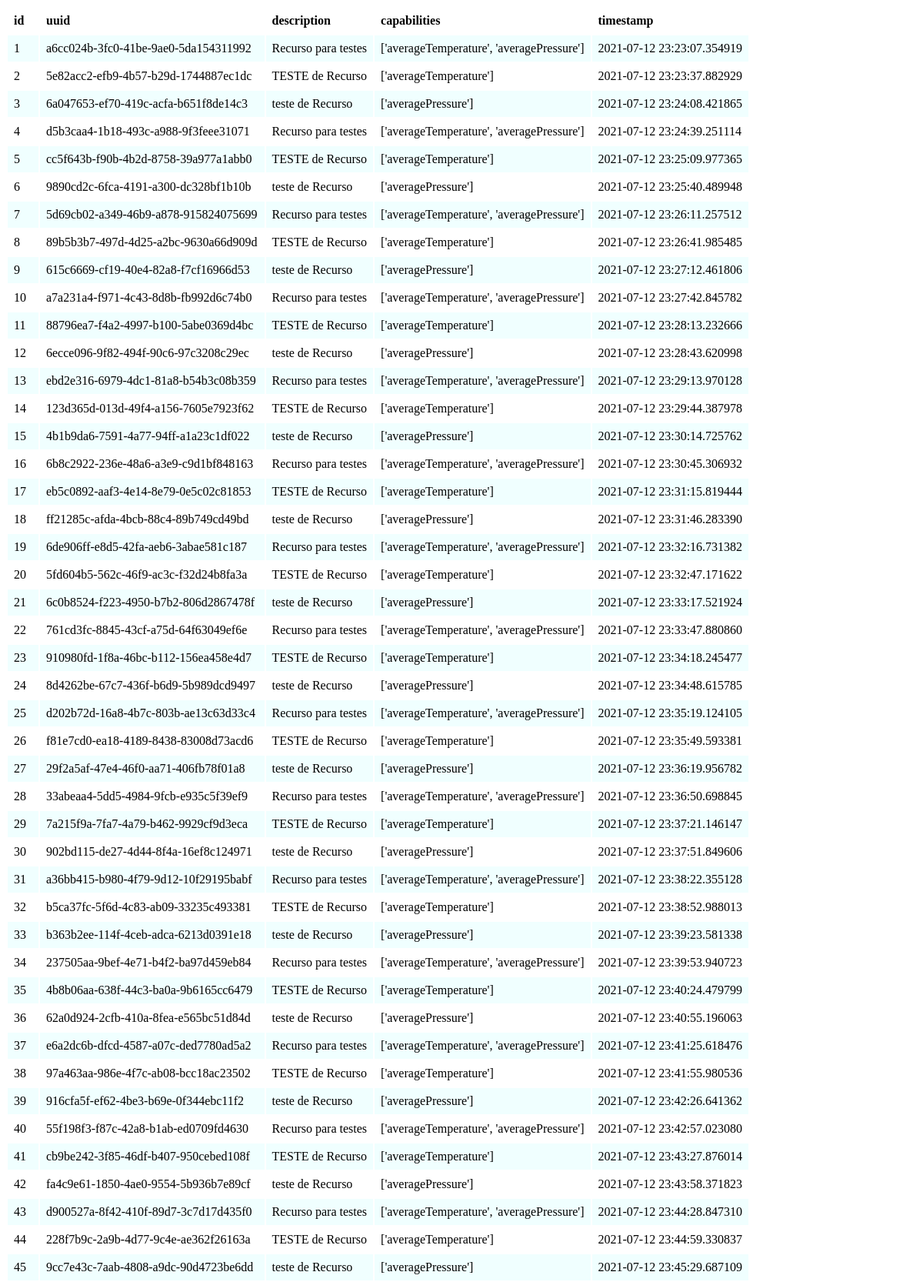
Page /resources (upper part) on the committed database.
### database.py (models this page shows)
class BaseModel(peewee.Model):
    class Meta:
        database=db

class VirtualRes(BaseModel):
    uuid=peewee.TextField(unique=True)
    description = peewee.TextField(default=None)
    capabilities = peewee.TextField(default=None)
    timestamp=peewee.DateTimeField(default=datetime.now())

### app.py (the view, shortened to what this page needs)
@app.route('/resources', methods =['GET', 'POST', 'DELETE'])
def receiver():
    if request.method == 'GET':
        headers = ("id","uuid","description","capabilities","timestamp")
        resources = cataloguer.consultResource()
        return render_template("table.html", headings=headers, data=resources)

### cataloguer.py (called while the page is built)
    def consultResource(self):
        try:
            print("[Cataloguer] Consultando Resources")
            resources = VirtualRes.select()
            return resources
        except:
            print("[Cataloguer] Erro no processo de consulta do Resource")
            return -1

### templates/table.html (shortened to what this page needs)
<!DOCTYPE html>
<html lang="en">
    <head>
        <link rel="stylesheet" href="/static/table.css" />
    </head>
    <body>
        <table calss="table">
            <tr class="table__header">
                {% for header in headings %}
                <th class="table__cell">{{ header }}</th>
                {% endfor %}
            </tr>
            {% for row in data.dicts() %}
            <tr class="table__row">
                {% for cell in row %}
                <td class="table__cell">{{ row[cell] }}</td>
                {% endfor %}
            </tr>
            {% endfor %}
        </table>
    </body>
</html>

### static/table.css (style rules this page uses)
.table__row:nth-child(even) { background-color:azure; }
.table__header { text-align: left; }
.table__cell { padding: 8px; }

### rows in the picture
VirtualRes: id "1" "a6cc024b-3fc0-41be-9ae0-5da154311992" "Recurso para testes" "['averageTemperature', 'averagePressure']" "2021-07-12 23:23:07.354919"
VirtualRes: id "2" "5e82acc2-efb9-4b57-b29d-1744887ec1dc" "TESTE de Recurso" "['averageTemperature']" "2021-07-12 23:23:37.882929"
VirtualRes: id "3" "6a047653-ef70-419c-acfa-b651f8de14c3" "teste de Recurso" "['averagePressure']" "2021-07-12 23:24:08.421865"
VirtualRes: id "4" "d5b3caa4-1b18-493c-a988-9f3feee31071" "Recurso para testes" "['averageTemperature', 'averagePressure']" "2021-07-12 23:24:39.251114"
VirtualRes: id "5" "cc5f643b-f90b-4b2d-8758-39a977a1abb0" "TESTE de Recurso" "['averageTemperature']" "2021-07-12 23:25:09.977365"
VirtualRes: id "6" "9890cd2c-6fca-4191-a300-dc328bf1b10b" "teste de Recurso" "['averagePressure']" "2021-07-12 23:25:40.489948"
VirtualRes: id "7" "5d69cb02-a349-46b9-a878-915824075699" "Recurso para testes" "['averageTemperature', 'averagePressure']" "2021-07-12 23:26:11.257512"
VirtualRes: id "8" "89b5b3b7-497d-4d25-a2bc-9630a66d909d" "TESTE de Recurso" "['averageTemperature']" "2021-07-12 23:26:41.985485"
VirtualRes: id "9" "615c6669-cf19-40e4-82a8-f7cf16966d53" "teste de Recurso" "['averagePressure']" "2021-07-12 23:27:12.461806"
VirtualRes: id "10" "a7a231a4-f971-4c43-8d8b-fb992d6c74b0" "Recurso para testes" "['averageTemperature', 'averagePressure']" "2021-07-12 23:27:42.845782"
VirtualRes: id "11" "88796ea7-f4a2-4997-b100-5abe0369d4bc" "TESTE de Recurso" "['averageTemperature']" "2021-07-12 23:28:13.232666"
VirtualRes: id "12" "6ecce096-9f82-494f-90c6-97c3208c29ec" "teste de Recurso" "['averagePressure']" "2021-07-12 23:28:43.620998"
VirtualRes: id "13" "ebd2e316-6979-4dc1-81a8-b54b3c08b359" "Recurso para testes" "['averageTemperature', 'averagePressure']" "2021-07-12 23:29:13.970128"
VirtualRes: id "14" "123d365d-013d-49f4-a156-7605e7923f62" "TESTE de Recurso" "['averageTemperature']" "2021-07-12 23:29:44.387978"
VirtualRes: id "15" "4b1b9da6-7591-4a77-94ff-a1a23c1df022" "teste de Recurso" "['averagePressure']" "2021-07-12 23:30:14.725762"
VirtualRes: id "16" "6b8c2922-236e-48a6-a3e9-c9d1bf848163" "Recurso para testes" "['averageTemperature', 'averagePressure']" "2021-07-12 23:30:45.306932"
VirtualRes: id "17" "eb5c0892-aaf3-4e14-8e79-0e5c02c81853" "TESTE de Recurso" "['averageTemperature']" "2021-07-12 23:31:15.819444"
VirtualRes: id "18" "ff21285c-afda-4bcb-88c4-89b749cd49bd" "teste de Recurso" "['averagePressure']" "2021-07-12 23:31:46.283390"
VirtualRes: id "19" "6de906ff-e8d5-42fa-aeb6-3abae581c187" "Recurso para testes" "['averageTemperature', 'averagePressure']" "2021-07-12 23:32:16.731382"
VirtualRes: id "20" "5fd604b5-562c-46f9-ac3c-f32d24b8fa3a" "TESTE de Recurso" "['averageTemperature']" "2021-07-12 23:32:47.171622"
VirtualRes: id "21" "6c0b8524-f223-4950-b7b2-806d2867478f" "teste de Recurso" "['averagePressure']" "2021-07-12 23:33:17.521924"
VirtualRes: id "22" "761cd3fc-8845-43cf-a75d-64f63049ef6e" "Recurso para testes" "['averageTemperature', 'averagePressure']" "2021-07-12 23:33:47.880860"
VirtualRes: id "23" "910980fd-1f8a-46bc-b112-156ea458e4d7" "TESTE de Recurso" "['averageTemperature']" "2021-07-12 23:34:18.245477"
VirtualRes: id "24" "8d4262be-67c7-436f-b6d9-5b989dcd9497" "teste de Recurso" "['averagePressure']" "2021-07-12 23:34:48.615785"
VirtualRes: id "25" "d202b72d-16a8-4b7c-803b-ae13c63d33c4" "Recurso para testes" "['averageTemperature', 'averagePressure']" "2021-07-12 23:35:19.124105"
VirtualRes: id "26" "f81e7cd0-ea18-4189-8438-83008d73acd6" "TESTE de Recurso" "['averageTemperature']" "2021-07-12 23:35:49.593381"
VirtualRes: id "27" "29f2a5af-47e4-46f0-aa71-406fb78f01a8" "teste de Recurso" "['averagePressure']" "2021-07-12 23:36:19.956782"
VirtualRes: id "28" "33abeaa4-5dd5-4984-9fcb-e935c5f39ef9" "Recurso para testes" "['averageTemperature', 'averagePressure']" "2021-07-12 23:36:50.698845"
VirtualRes: id "29" "7a215f9a-7fa7-4a79-b462-9929cf9d3eca" "TESTE de Recurso" "['averageTemperature']" "2021-07-12 23:37:21.146147"
VirtualRes: id "30" "902bd115-de27-4d44-8f4a-16ef8c124971" "teste de Recurso" "['averagePressure']" "2021-07-12 23:37:51.849606"
VirtualRes: id "31" "a36bb415-b980-4f79-9d12-10f29195babf" "Recurso para testes" "['averageTemperature', 'averagePressure']" "2021-07-12 23:38:22.355128"
VirtualRes: id "32" "b5ca37fc-5f6d-4c83-ab09-33235c493381" "TESTE de Recurso" "['averageTemperature']" "2021-07-12 23:38:52.988013"
VirtualRes: id "33" "b363b2ee-114f-4ceb-adca-6213d0391e18" "teste de Recurso" "['averagePressure']" "2021-07-12 23:39:23.581338"
VirtualRes: id "34" "237505aa-9bef-4e71-b4f2-ba97d459eb84" "Recurso para testes" "['averageTemperature', 'averagePressure']" "2021-07-12 23:39:53.940723"
VirtualRes: id "35" "4b8b06aa-638f-44c3-ba0a-9b6165cc6479" "TESTE de Recurso" "['averageTemperature']" "2021-07-12 23:40:24.479799"
VirtualRes: id "36" "62a0d924-2cfb-410a-8fea-e565bc51d84d" "teste de Recurso" "['averagePressure']" "2021-07-12 23:40:55.196063"
VirtualRes: id "37" "e6a2dc6b-dfcd-4587-a07c-ded7780ad5a2" "Recurso para testes" "['averageTemperature', 'averagePressure']" "2021-07-12 23:41:25.618476"
VirtualRes: id "38" "97a463aa-986e-4f7c-ab08-bcc18ac23502" "TESTE de Recurso" "['averageTemperature']" "2021-07-12 23:41:55.980536"
VirtualRes: id "39" "916cfa5f-ef62-4be3-b69e-0f344ebc11f2" "teste de Recurso" "['averagePressure']" "2021-07-12 23:42:26.641362"
VirtualRes: id "40" "55f198f3-f87c-42a8-b1ab-ed0709fd4630" "Recurso para testes" "['averageTemperature', 'averagePressure']" "2021-07-12 23:42:57.023080"
VirtualRes: id "41" "cb9be242-3f85-46df-b407-950cebed108f" "TESTE de Recurso" "['averageTemperature']" "2021-07-12 23:43:27.876014"
VirtualRes: id "42" "fa4c9e61-1850-4ae0-9554-5b936b7e89cf" "teste de Recurso" "['averagePressure']" "2021-07-12 23:43:58.371823"
VirtualRes: id "43" "d900527a-8f42-410f-89d7-3c7d17d435f0" "Recurso para testes" "['averageTemperature', 'averagePressure']" "2021-07-12 23:44:28.847310"
VirtualRes: id "44" "228f7b9c-2a9b-4d77-9c4e-ae362f26163a" "TESTE de Recurso" "['averageTemperature']" "2021-07-12 23:44:59.330837"
VirtualRes: id "45" "9cc7e43c-7aab-4808-a9dc-90d4723be6dd" "teste de Recurso" "['averagePressure']" "2021-07-12 23:45:29.687109"

### other values in the picture
{{ header }} "id" "uuid" "description" "capabilities" "timestamp"
